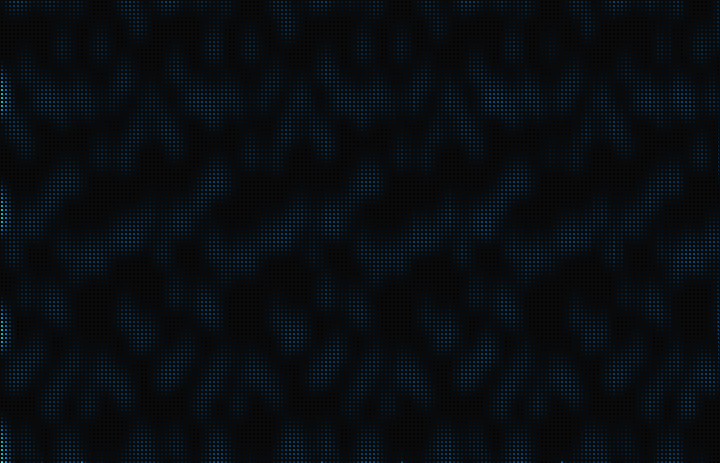
#> input picture web/assets/splash-pattern.png, 1440 x 925 px, given in place of blueprint-1373067.png, which was not available (shown at 1/2 size)
$ python generate-app-icons.py
#> lines starting #> are read from the running program, lines starting #| are printed output that depends on the picture; pictures that were not available may be replaced by others from this repository, and a replacement may not be noted
"""Regenerate platform icons from Flaticon 1373067 (Pillow, development only).
Run from web/: python3 scripts/generate-app-icons.py
Attribution and source: public/asset-licenses.txt.
"""
from pathlib import Path
from PIL import Image, ImageDraw, ImageOps

root = Path(__file__).resolve().parents[1]
source = Image.open(root / 'public/icons/blueprint-1373067.png').convert('RGBA')
res = root / 'android/app/src/main/res'

def icon(size, fraction=1, background=None, circle=False):
    out = Image.new('RGBA', (size, size))
    if background:
        if circle:
            ImageDraw.Draw(out).ellipse((0, 0, size-1, size-1), fill=background)
        else:
            out.paste(background, (0, 0, size, size))
    edge = round(size*fraction)
    out.alpha_composite(source.resize((edge, edge), Image.Resampling.LANCZOS), ((size-edge)//2, (size-edge)//2))
    return out

for size in (192, 512):
    icon(size, .82, '#121c2c').save(root / f'public/icons/icon-{size}.png')
#> this loop made 2 passes
#> pass 1, `icon(size, .82, '#121c2c').save(root / f'public/icons/icon-{size}.png')`:
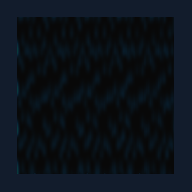
#> saved as icon-192.png: PIL image 192x192 RGBA; mean R, G, B, A 11.3, 17.9, 25.7, 255
icon(32).save(root / 'public/icons/favicon-32.png')
#> call 3 of icon, with size = 32, fraction = 1, circle = False
#> in icon (call 3), `out = Image.new('RGBA', (size, size))`: out: PIL image 32x32 RGBA; every value is 0
#> in icon (call 3), `out.alpha_composite(source.resize((edge, edge), Image.Resampling.LANCZ..`:
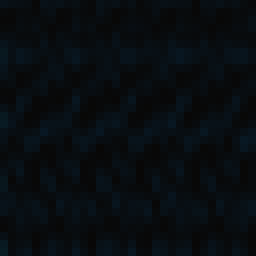
#> out: PIL image 32x32 RGBA (shown 8 times larger); mean R, G, B, A 8, 13, 16.6, 255
(root / 'assets').mkdir(exist_ok=True)
icon(256, .82, '#121c2c').save(root / 'assets/icon.ico', sizes=[(n,n) for n in (16,24,32,48,64,128,256)])
#> call 4 of icon, with size = 256, fraction = 0.82, background = '#121c2c', circle = False
#> in icon (call 4), `out = Image.new('RGBA', (size, size))`: out: PIL image 256x256 RGBA; every value is 0
#> in icon (call 4), `out.paste(background, (0, 0, size, size))`:
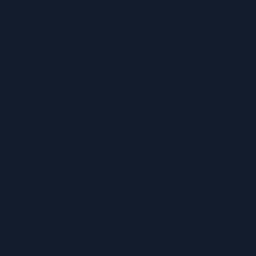
#> out: PIL image 256x256 RGBA; mean R, G, B, A 18, 28, 44, 255
for density, scale in [('mdpi',1),('hdpi',1.5),('xhdpi',2),('xxhdpi',3),('xxxhdpi',4)]:
    folder = res / f'mipmap-{density}'
    for name, fraction, bg, circle, dp in [
        ('ic_launcher', .82, '#121c2c', False, 48),
        ('ic_launcher_round', .72, '#121c2c', True, 48),
        ('ic_launcher_foreground', .60, None, False, 108),
    ]:
        icon(round(dp*scale), fraction, bg, circle).save(folder / f'{name}.png')
#> this loop made 5 passes
#> (density, scale) on passes 1 to 5: ('mdpi', 1), ('hdpi', 1.5), ('xhdpi', 2), ('xxhdpi', 3), ('xxxhdpi', 4)
#> pass 1, `icon(round(dp*scale), fraction, bg, circle).save(folder / f'{name}.png')`:
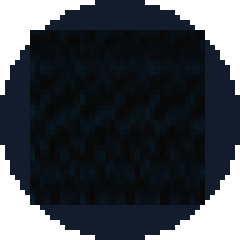
#> saved as ic_launcher_round.png: PIL image 48x48 RGBA (shown 5 times larger); mean R, G, B, A 8.8, 14, 20, 200.2; transparent parts drawn white
# Native startup uses a static frame of the same CSS pattern (no WebView yet).
# The checked-in frame is captured from splash.css with animations paused.
background = Image.open(root / 'assets/splash-pattern.png').convert('RGBA')
for target in res.glob('drawable*/splash.png'):
    size = Image.open(target).size
    out = ImageOps.fit(background, size, Image.Resampling.LANCZOS)
    edge = round(min(size)*.24)
    out.alpha_composite(source.resize((edge,edge), Image.Resampling.LANCZOS), ((size[0]-edge)//2,(size[1]-edge)//2))
    out.convert('RGB').quantize(colors=256).save(target, optimize=True)
